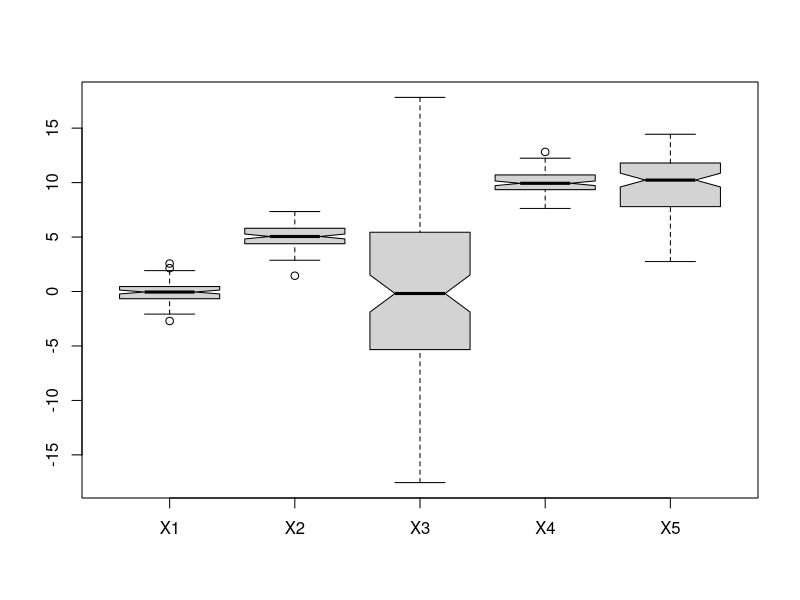

This chart was generated by the following R code: (Note: this script raises an error after producing the figure.)
X1 <- rnorm(100)
X2 <- rnorm(100,5)
X3 <- rnorm(100,0,8)
X4 <- rnorm(100,10)
X5 <- rnorm(100,10,3)
mat <- cbind(X1,X2,X3,X4,X5)
par(mfrow=c(1,1))
boxplot(mat,notch=TRUE)

nearestDist <- matrix(1:50,nrow = 50, ncol = 1)
for (i in 1:50){
  repetitive_nn[i] <- TSPsolve(couts, 'repetitive_nn')
  nearest_insertion[i] <- TSPsolve(couts, 'nearest_insertion')
  two_opt[i] <- TSPsolve(couts, 'two_opt')
  nearestDist[i] <-TSPnearest(couts)$longueur
  branchDist[i] <- TSPbranch(couts)
}

mat_boxplot <- cbind(repetitive_nn,nearest_insertion,two_opt,nearestDist,branchDist)
par(mfrow=c(1,1))
boxplot(mat_boxplot,notch=TRUE)

t.test(nearestDist - branchDist, paired=FALSE, mu=0)


mean(branchDist)
mean(nearestDist)


results <- vector(length = 250)
methods <- vector(length = 250)

results <- c(nearestDist, branchDist, nearest_insertion,repetitive_nn, two_opt)

for (i in 1:250){
  if (i < 51){
    methods[i] <- 'nearest'
  }
  else if (i < 101){
    methods[i] <- 'Branch&Bound'
  }
  else if (i < 151) {
    methods[i] <- 'nearest_insertion'
  }
  else if (i < 201) {
    methods[i] <- 'repetitive_nn'
  }
  else {
    methods[i] <- 'two_opt'
  }
}


pairwise.t.test(results,methods,adjust.method='bonferroni')

microbenchmark(TSPsolve(couts, 'repetitive_nn'), TSPsolve(couts, 'nearest_insertion'),
               TSPsolve(couts, 'two_opt'), TSPnearest(couts)$longueur, TSPbranch(couts),
               times=20, 
               setup={
                n <- 10
               sommets <- data.frame(x = runif(n), y = runif(n))
               couts <- distance(sommets)
               })

seqn <- seq(4,20,1)
temps <- matrix(ncol=10, nrow=length(seqn))
for (i in 1:length(seqn)){
  temps[i,] <- microbenchmark(TSPsolve(couts, method = 'branch'),
                             times = 10,
                             setup = { n <- seqn[i]
                             couts <- distance(cbind(x = runif(n), y = runif(n)))}
  )$time
}

par(mfrow=c(1,2)) # 2 graphiques sur 1 ligne
matplot(seqn, temps, xlab='n', ylab='temps')
matplot(seqn, log(temps)^2, xlab='n', ylab=expression(log(temps)^2))

vect_temps <- log(as.vector(temps))^2
vect_dim <- rep(seqn,times=10)
temps.lm <- lm(vect_temps ~ vect_dim)
summary(temps.lm)
par(mfrow=c(2,2))
plot(temps.lm)
shapiro.test(residuals(temps.lm))

temps.moy <- rowMeans(temps)
vect_temps.moy <- log(as.vector(temps.moy))^2
temps.moy.lm <- lm(vect_temps.moy ~ seqn)
summary(temps.moy.lm)
par(mfrow=c(2,2))
plot(temps.moy.lm)
shapiro.test(residuals(temps.moy.lm))


data.graph <- read.csv('DonneesTSP.csv',header=TRUE,dec='.',sep=',',quote="\"")

dataset <- data.frame(matrix(ncol = 7, nrow = 70))
colnames(dataset) <- c("sqrtdim", "mean.long","mean.dist", 
                       "sd.dist","mean.deg", "sd.deg", "diameter")
dataset$sqrtdim = sqrt(data.graph$dim)
dataset$mean.long = data.graph$mean.long
dataset$mean.dist = data.graph$mean.dist
dataset$sd.dist = data.graph$sd.dist
dataset$mean.deg = data.graph$mean.deg
dataset$sd.deg = data.graph$sd.deg
dataset$diameter = data.graph$diameter

vect_tps <- log(as.vector(data.graph$tps))^2
tps.lm <- lm(vect_tps ~., data = dataset)
summary(tps.lm)
par(mfrow=c(2,2))
plot(tps.lm)

step(tps.lm)

datasetAfterAIC <- data.frame(matrix(ncol = 6, nrow = 70))
colnames(datasetAfterAIC) <- c("sqrtdim", "mean.long", 
                       "sd.dist","mean.deg", "sd.deg", "diameter")
datasetAfterAIC$sqrtdim = sqrt(data.graph$dim)
datasetAfterAIC$mean.long = data.graph$mean.long
datasetAfterAIC$sd.dist = data.graph$sd.dist
datasetAfterAIC$mean.deg = data.graph$mean.deg
datasetAfterAIC$sd.deg = data.graph$sd.deg
datasetAfterAIC$diameter = data.graph$diameter

tps.lm_aic <- lm(vect_tps ~., data = datasetAfterAIC)
summary(tps.lm_aic)
par(mfrow=c(2,2))
plot(tps.lm_aic)

step(tps.lm_aic)
